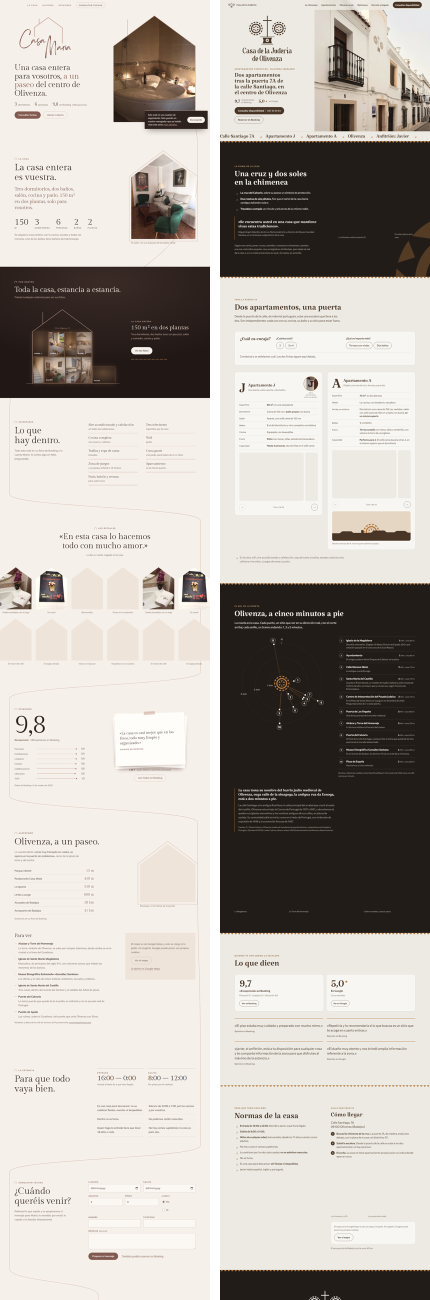
#> input picture scripts/fuentes/comparacion-casa-maria.png, 860 x 2600 px (shown at 1/2 size)
$ python -i fotos.py   (imports and definitions only)
#> lines starting #> are read from the running program, lines starting #| are printed output that depends on the picture
#> further down, picture is the input picture: shape (2600, 860, 3); mean B, G, R 174.7, 180.9, 186.9
"""Fotos de Casa de la Judería: verticales corregidas + gradación común.

Entrada: casa-juderia-olivenza-bocetos/ref/booking/<nn>-<id>.jpg (originales; no se tocan)
Salida:  scripts/fuentes/graduadas/b<nn>.jpg (máster, q 93)
         scripts/fuentes/hoja-antes-despues.jpg (para revisar a ojo)
Después: node scripts/fotos.mjs saca las versiones AVIF/WebP/JPG y completa data/fotos.json.

Solo fotos de Booking: las subió el propio alojamiento. Las de Google en alta
(puerta 03/06, fachada 08) no dicen quién las subió; ver README.

1 · VERTICALES (solo fotos verticales, como pide el encargo). El gran angular
    del móvil, apuntando hacia arriba, hace converger las paredes. Se buscan
    segmentos casi verticales (Canny + HoughLinesP), se estima su punto de fuga
    con un ajuste robusto (cada recta x = a + b·(y - H/2); si convergen en un
    punto, a = vx - b·(vy - H/2), que es una recta en el plano (b, a)) y se
    lleva ese punto al infinito con una homografía que deja fija la base y
    abre la parte de arriba. Se corrige el 85 % para que no quede «de maqueta»
    y nunca más de un tope: así el recorte que impone la homografía es mínimo
    (el rectángulo que queda dentro de la imagen corregida, nada más).
2 · GRADACIÓN (memoria «food photo consistency», sin desenfoque: son estancias
    y desenfocarlas mentiría sobre cómo son):
    parche blanco hacia la cal (paredes y sábanas), brillo medio común, curva en
    S suave, sombras hacia el marrón del logo, negro levantado hacia el «hondo»
    de la paleta y saturación contenida en lo muy vivo (cojines rojos, la J,
    el extintor).

  python scripts/fotos.py            (todas)
  python scripts/fotos.py b08 b12    (algunas, para probar)
"""
import json, math, os, sys
import numpy as np
import cv2
from PIL import Image, ImageDraw, ImageFont

AQUI = os.path.dirname(os.path.abspath(__file__))
RAIZ = os.path.dirname(AQUI)
ORIGEN = os.path.normpath(os.path.join(RAIZ, '..', 'casa-juderia-olivenza-bocetos', 'ref', 'booking'))
DESTINO = os.path.join(AQUI, 'fuentes', 'graduadas')
# [1 line not run here, left out]

CAL = np.array([247, 246, 242]) / 255.0       # la cal, un pelo cálida
TINTA = np.array([72, 53, 38]) / 255.0        # marrón del logo
HONDO = np.array([39, 29, 22]) / 255.0

FUERZA_VERTICAL = 0.85
TOPE_INCLINACION = 0.22   # |b| máximo (dx/dy) que se acepta como «vertical torcida»


# [6 lines left out: function archivo, not called in this run]


# ───────────────────────────── 1 · verticales ─────────────────────────────
def segmentos_verticales(bgr):
    H, W = bgr.shape[:2]
#> H = 2600; W = 860
    esc = 1200 / H
#> esc = 0.462
    peq = cv2.resize(bgr, (round(W * esc), 1200), interpolation=cv2.INTER_AREA)
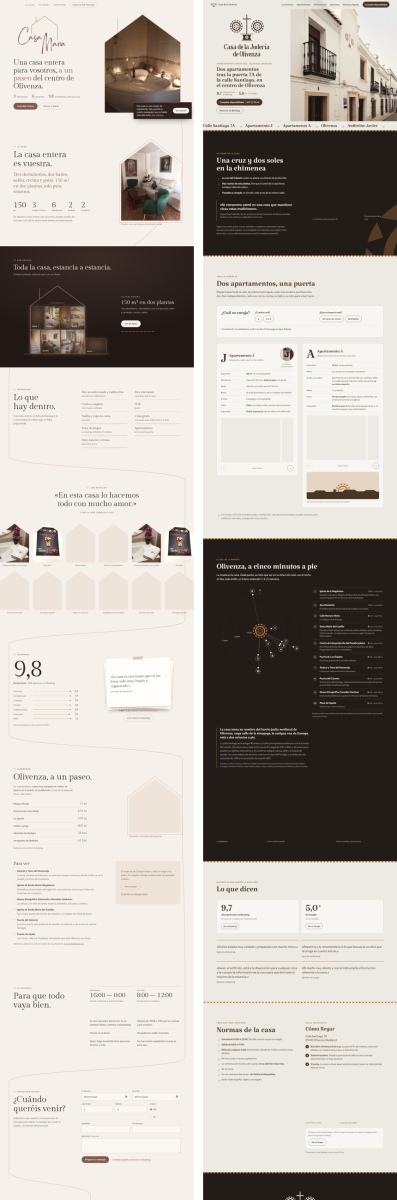
#> peq: shape (1200, 397, 3); mean B, G, R 174.7, 180.9, 186.9
    gris = cv2.cvtColor(peq, cv2.COLOR_BGR2GRAY)
    gris = cv2.GaussianBlur(gris, (3, 3), 0)
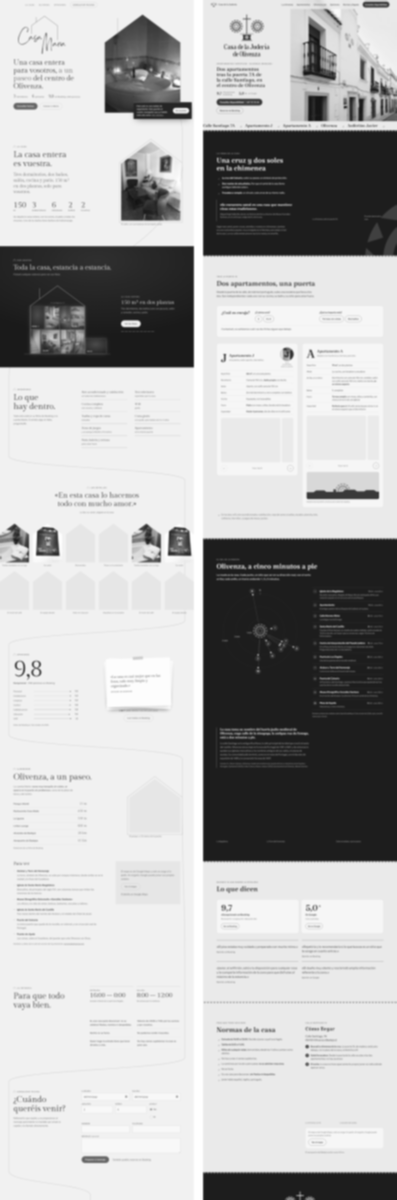
#> gris: shape (1200, 397); min 19, max 255, mean 181.9
    bordes = cv2.Canny(gris, 40, 120)
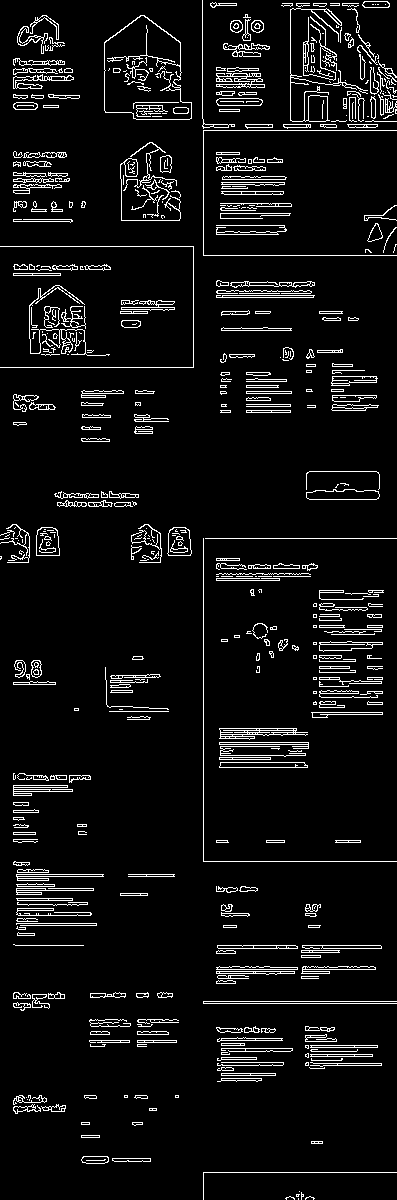
#> bordes: shape (1200, 397); 6.4% white in thin lines or dots
    lineas = cv2.HoughLinesP(bordes, 1, np.pi / 720, threshold=60, minLineLength=110, maxLineGap=6)
#> lineas = 16 rows, first 6: [203, 861, 203, 538], [0, 246, 193, 246], [203, 1001, 396, 1001], [203, 255, 396, 255], [205, 538, 396, 538], [217, 945, 380, 945]
    segs = []
    if lineas is None:
        return segs, esc
    for x1, y1, x2, y2 in np.asarray(lineas).reshape(-1, 4):
        dy = y2 - y1
        if abs(dy) < 1: continue
        b = (x2 - x1) / dy
        if abs(b) > TOPE_INCLINACION: continue
        ym = 600.0
        a = x1 + b * (ym - y1)               # x en y = H/2 (en la escala pequeña)
        L = math.hypot(x2 - x1, dy)
        segs.append((a / esc, b, L / esc))    # a en píxeles originales; b no cambia con la escala
#> this loop made 16 passes
#> (x1, y1, x2, y2, dy) on passes 2, 3, 4, 5, 6, 7, 9, 10, 11, 12, 13: (0, 246, 193, 246, 0), (203, 1001, 396, 1001, 0), (203, 255, 396, 255, 0), (205, 538, 396, 538, 0), (217, 945, 380, 945, 0), (203, 1172, 396, 1172, 0), (204, 861, 396, 861, 0), (203, 1003, 396, 1003, 0), (204, 130, 396, 130, 0), (0, 367, 193, 367, 0), (216, 969, 375, 969, 0)
#> (x1, y1, x2, y2, dy, b, a, L) on passes 1, 8, 14, 15, 16: (203, 861, 203, 538, -323, 0, 203, 323), (202, 0, 203, 254, 254, 0.00394, 204.4, 254), (290, 127, 290, 3, -124, 0, 290, 124), (308, 17, 309, 127, 110, 0.00909, 313.3, 110), (193, 366, 193, 247, -119, 0, 193, 119)
#> after the loop, segs = [(439.8, 0, 699.8), (442.8, 0.00394, 550.3), (628.3, 0, 268.7), (678.8, 0.00909, 238.3), (418.2, 0, 257.8)]
    return segs, esc


# [106 lines left out: functions ajustar_fuga, corregir_verticales, rect_interior, recorte_giro, not called in this run]


def recortar(img, rect):
    x0, y0, x1, y1 = rect
    return img[y0:y1, x0:x1]


# ───────────────────────────── 2 · gradación ─────────────────────────────
def a_lineal(c): return np.where(c <= 0.04045, c / 12.92, ((c + 0.055) / 1.055) ** 2.4)
def a_srgb(c): return np.where(c <= 0.0031308, c * 12.92, 1.055 * np.power(np.clip(c, 0, None), 1 / 2.4) - 0.055)


# [40 lines left out: function gradar, not called in this run]


# ───────────────────────────── lista ─────────────────────────────
# (número de Booking, ¿corregir verticales?)
COMUNES = [2, 5, 6, 8, 9, 10, 11]
APTO_J = list(range(12, 28))
APTO_A = [1] + list(range(29, 42))
IGLESIAS = [42, 43, 44]
TODAS = COMUNES + APTO_J + APTO_A + IGLESIAS


# [39 lines left out: functions procesar, hoja, not called in this run]


# [14 lines not run here, left out]

>>> import cv2
>>> picture = cv2.imread('fuentes/comparacion-casa-maria.png')
>>> result = segmentos_verticales(picture)
#> result = ([(439.8, 0, 699.8), (442.8, 0.00394, 550.3), (628.3, 0, 268.7), (678.8, 0.00909, 238.3), (418.2, 0, 257.8)], 0.462)
